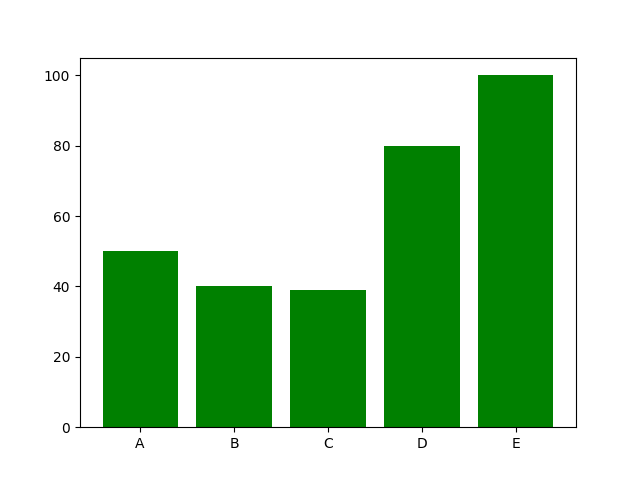

The script that drew this image:
import matplotlib.pyplot as mp
import numpy as np
mp.bar(np.array(["A","B","C","D","E"]),np.array([50,40,39,80,100]),color='g')
mp.show()
